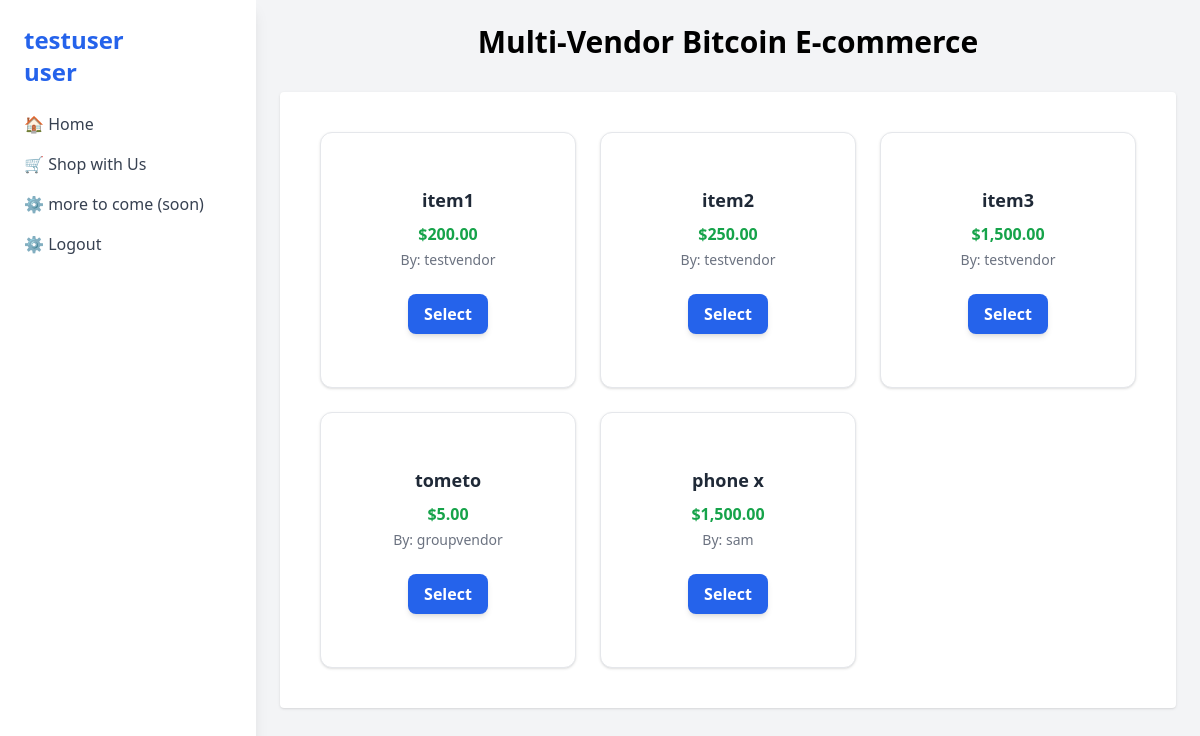
/shop.php (signed in), run on the app's committed database.
### tables this page shows
CREATE TABLE `products` (
  `id` bigint NOT NULL AUTO_INCREMENT,
  `pname` varchar(50) NOT NULL,
  `user_namel` varchar(50) NOT NULL,
  `timedofa` datetime NOT NULL DEFAULT CURRENT_TIMESTAMP ON UPDATE CURRENT_TIMESTAMP,
  `price` varchar(50) DEFAULT NULL,
  PRIMARY KEY (`id`)
);

### shop.php (the view, shortened to what this page needs)
<?php
include 'config.php';
?>
<!DOCTYPE html>
<html lang="en">
<head>
  <script src="https://cdn.tailwindcss.com"></script>
</head>
<body class="bg-gray-100 min-h-screen flex">
  <?php include 'sidebar.php'; ?>
  <main class="flex-1 p-6">
    <div class="max-w-4xl mx-auto">
      <h1 class="text-3xl font-bold text-center mb-8">Multi-Vendor Bitcoin E-commerce</h1>
      <div id="dashboard" class="bg-white p-6 rounded shadow">
        <div class="grid gap-6">
          <?php
          $query = "SELECT * FROM `Hackthon-bitnob`.`products` ";
          $result = mysqli_query($link, $query);
          ?>
          <div class="grid grid-cols-1 sm:grid-cols-2 md:grid-cols-3 gap-6 p-4">
            <?php while ($row = mysqli_fetch_assoc($result)) {
              $partsvender = explode('@', $row['user_namel']);
              $namevender = $partsvender[0];
              ?>
              <div class="bg-white border border-gray-200 rounded-xl shadow p-4 flex flex-col items-center justify-center text-center aspect-square">
                <form action = "itemtobesold.php" method = "POST">
                <h2 class="text-lg font-semibold text-gray-800 mb-2"><?= htmlspecialchars($row['pname']) ?></h2>
                <p class="text-green-600 font-bold mb-1">$<?= number_format($row['price'], 2) ?></p>
                <p class="text-sm text-gray-500">By: <?= htmlspecialchars($namevender) ?></p>
                <br>
            <button type="submit" class="bg-blue-600 hover:bg-blue-700 text-white font-semibold py-2 px-4 rounded-lg shadow-md">
  Select
</button>
                </form>
              </div>
            <?php } ?>
          </div>
        </div>
      </div>
    </div>
  </main>
</body>
</html>

### data on the page
products: pname "item1", price "200.00", user_namel "testvendor"
products: pname "item2", price "250.00", user_namel "testvendor"
products: pname "item3", price "1,500.00", user_namel "testvendor"
products: pname "tometo", price "5.00", user_namel "groupvendor"
products: pname "phone x", price "1,500.00", user_namel "sam"

### other printed values
$displayedname "testuser"
$stype "user"
